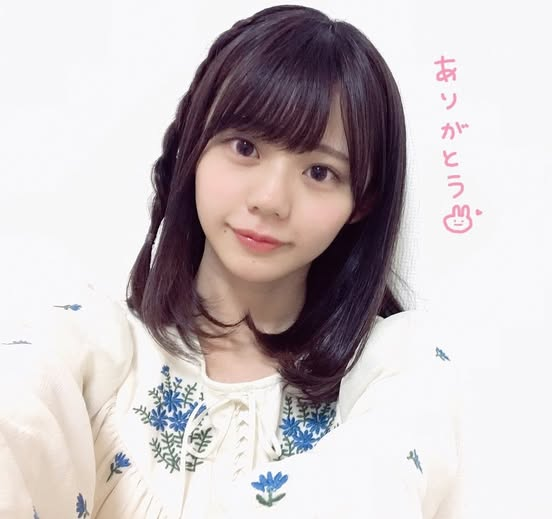
#> input picture Week10/hanekawa_mei.jpg, 552 x 519 px
$ jupyter execute color_space_conversions.ipynb
#> lines starting #> are read from the running program, lines starting #| are printed output that depends on the picture; after the words box and inside, x2 and y2 are one past the last pixel; in counts of white or black regions, pixels touching at a corner belong together; long printed decimals are rounded
# Color Space Conversions
Rayya Syauqi Alulu'i
103012300268

Implementasi konversi warna secara manual antara:
- **RGB ↔ HSV**
- **RGB ↔ CMYK**
- **RGB ↔ YCbCr**

Setiap bagian mencakup:
1. Konversi maju (RGB → color space)
2. Konversi balik (color space → RGB)
3. Visualisasi channel individual

## 1. Import Library

[cell 1]
import numpy as np
import matplotlib.pyplot as plt
import matplotlib.gridspec as gridspec
from PIL import Image
from io import BytesIO

print("Import libraries successfully.")

## 2. Load Colorful Example Image

[cell 2]
def load_example_image():
    """Load a colorful example image from the local directory, fallback to synthetic."""
    try:
        img = Image.open("hanekawa_mei.jpg").convert("RGB")
#> img is the input picture: PIL image 552x519 RGB; mean R, G, B 201.3, 193.2, 194.9
        img = img.resize((256, 256))
#> img: PIL image 256x256 RGB
        return np.array(img, dtype=np.float64) / 255.0
    except Exception:
        pass

    # Fallback: synthetic colorful image
    print("Using synthetic colorful image if local image is not found.")
    h, w = 256, 256
    img = np.zeros((h, w, 3), dtype=np.float64)
    for y in range(h):
        for x in range(w):
            img[y, x, 0] = x / w                      # Red gradient
            img[y, x, 1] = y / h                      # Green gradient
            img[y, x, 2] = 1 - (x + y) / (w + h)     # Blue gradient
    return img

# Load image (values in [0, 1])
img_rgb = load_example_image()

plt.figure(figsize=(5, 5))
plt.imshow(img_rgb)
plt.title("Original RGB Image", fontsize=14)
plt.axis("off")
plt.tight_layout()
plt.show()
print(f"Image shape: {img_rgb.shape}, dtype: {img_rgb.dtype}")
#| Image shape: (256, 256, 3), dtype: float64
print(f"Value range: [{img_rgb.min():.3f}, {img_rgb.max():.3f}]")
#| Value range: [0.000, 1.000]

[cell 3]
# print the matrix of the image
print("Image array (first 5 rows):")
img_rgb

---
## 3. RGB ↔ HSV Conversion

**Formula:**
- **H** (Hue): angle in [0°, 360°]
- **S** (Saturation): in [0, 1]
- **V** (Value): in [0, 1]

Let `R, G, B ∈ [0,1]`, `Cmax = max(R,G,B)`, `Cmin = min(R,G,B)`, `Δ = Cmax - Cmin`

```
V = Cmax
S = 0                   if Cmax == 0
    Δ / Cmax            otherwise

H = 0                   if Δ == 0
    60 × ((G-B)/Δ mod 6) if Cmax == R
    60 × ((B-R)/Δ + 2)   if Cmax == G
    60 × ((R-G)/Δ + 4)   if Cmax == B
```

[cell 4]
def rgb_to_hsv(img):
    """
    Convert RGB image to HSV.
    Input:  img shape (H, W, 3), values in [0, 1]
    Output: hsv shape (H, W, 3)
            H in [0, 360], S in [0, 1], V in [0, 1]
    """
    R, G, B = img[:, :, 0], img[:, :, 1], img[:, :, 2]

    Cmax = np.maximum(np.maximum(R, G), B)
    Cmin = np.minimum(np.minimum(R, G), B)
    delta = Cmax - Cmin

    # Value
    V = Cmax

    # Saturation
    S = np.where(Cmax == 0, 0.0, delta / Cmax)

    # Hue
    eps = 1e-10
    H = np.zeros_like(R)

    mask_r = (Cmax == R) & (delta != 0)
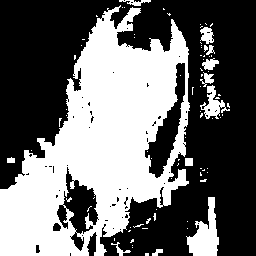
#> mask_r: shape (256, 256) bool; 41.8% white; 82 white regions (70 under 20 px), largest, box (x1, y1, x2, y2) and area: (0, 5, 190, 256) 24960, (186, 197, 219, 256) 1017, (200, 85, 230, 119) 391
    mask_g = (Cmax == G) & (delta != 0)
#> mask_g: shape (256, 256) bool; 3.1% white; 177 white regions (165 under 20 px), largest, box (x1, y1, x2, y2) and area: (67, 202, 99, 237) 498, (154, 173, 174, 212) 202, (74, 183, 97, 198) 140
    mask_b = (Cmax == B) & (delta != 0)
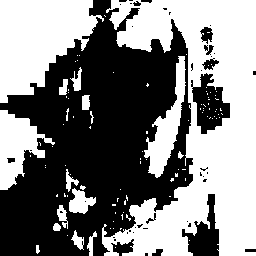
#> mask_b: shape (256, 256) bool; 50.6% white; 45 black regions (32 under 20 px), largest, box (x1, y1, x2, y2) and area: (0, 0, 193, 256) 29047, (191, 73, 230, 134) 1349, (182, 194, 219, 256) 1100

    H[mask_r] = 60.0 * (((G[mask_r] - B[mask_r]) / (delta[mask_r] + eps)) % 6)
    H[mask_g] = 60.0 * (((B[mask_g] - R[mask_g]) / (delta[mask_g] + eps)) + 2)
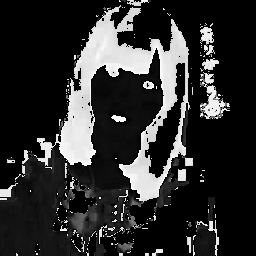
#> H: shape (256, 256) float64; min 0, max 359.3, mean 64.9; drawn with min black and max white
    H[mask_b] = 60.0 * (((R[mask_b] - G[mask_b]) / (delta[mask_b] + eps)) + 4)
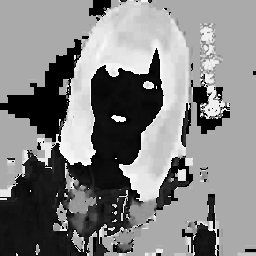
#> H: shape (256, 256) float64; min 0, max 359.3, mean 184.2; drawn with min black and max white

    H = H % 360.0  # Normalize to [0, 360]

    return np.stack([H, S, V], axis=2)


def hsv_to_rgb(img):
    """
    Convert HSV image back to RGB.
    Input:  img shape (H, W, 3), H in [0,360], S,V in [0,1]
    Output: rgb shape (H, W, 3), values in [0, 1]
    """
    H, S, V = img[:, :, 0], img[:, :, 1], img[:, :, 2]

    C = V * S                        # Chroma
    X = C * (1 - np.abs((H / 60.0) % 2 - 1))
    m = V - C

    R1 = np.zeros_like(H)
    G1 = np.zeros_like(H)
    B1 = np.zeros_like(H)

    sectors = [
        ((H >= 0)   & (H < 60),  C, X, np.zeros_like(H)),
        ((H >= 60)  & (H < 120), X, C, np.zeros_like(H)),
        ((H >= 120) & (H < 180), np.zeros_like(H), C, X),
        ((H >= 180) & (H < 240), np.zeros_like(H), X, C),
        ((H >= 240) & (H < 300), X, np.zeros_like(H), C),
        ((H >= 300) & (H < 360), C, np.zeros_like(H), X),
    ]

    for mask, r, g, b in sectors:
        R1[mask] = r[mask]
        G1[mask] = g[mask]
        B1[mask] = b[mask]
#> this loop made 6 passes
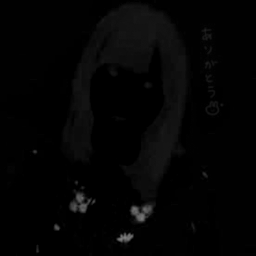
#> B1: shape (256, 256) float64; min 0, max 0.498, mean 0.0179
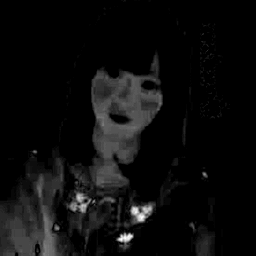
#> G1: shape (256, 256) float64; min 0, max 0.224, mean 0.0114; drawn with min black and max white

    R = np.clip(R1 + m, 0, 1)
    G = np.clip(G1 + m, 0, 1)
    B = np.clip(B1 + m, 0, 1)

    return np.stack([R, G, B], axis=2)


print("HSV conversion functions defined.")

[cell 5]
# Convert RGB → HSV → RGB
img_hsv = rgb_to_hsv(img_rgb)
img_rgb_from_hsv = hsv_to_rgb(img_hsv)

# Reconstruction error
error_hsv = np.mean(np.abs(img_rgb - img_rgb_from_hsv))
#> error_hsv = 9.35e-12
print(f"HSV round-trip mean absolute error: {error_hsv:.6f}")
#| HSV round-trip mean absolute error: 0
print(f"H range: [{img_hsv[:,:,0].min():.1f}, {img_hsv[:,:,0].max():.1f}] degrees")
#| H range: [0.0, 359.3] degrees
print(f"S range: [{img_hsv[:,:,1].min():.3f}, {img_hsv[:,:,1].max():.3f}]")
#| S range: [0.000, 1.000]
print(f"V range: [{img_hsv[:,:,2].min():.3f}, {img_hsv[:,:,2].max():.3f}]")
#| V range: [0.043, 1.000]

# Visualize
fig, axes = plt.subplots(1, 5, figsize=(20, 4))
channel_names = ["H (Hue 0-360°)", "S (Saturation)", "V (Value)"]
cmaps = ["hsv", "gray", "gray"]

axes[0].imshow(img_rgb)
axes[0].set_title("Original RGB", fontsize=12)
axes[0].axis("off")

for i in range(3):
    axes[i + 1].imshow(img_hsv[:, :, i], cmap=cmaps[i],
                       vmin=0, vmax=360 if i == 0 else 1)
    axes[i + 1].set_title(f"HSV - {channel_names[i]}", fontsize=12)
    axes[i + 1].axis("off")

axes[4].imshow(np.clip(img_rgb_from_hsv, 0, 1))
axes[4].set_title(f"Reconstructed RGB\n(MAE={error_hsv:.5f})", fontsize=12)
axes[4].axis("off")

plt.suptitle("RGB ↔ HSV Conversion", fontsize=14, fontweight='bold')
plt.tight_layout()
plt.show()

---
## 4. RGB ↔ CMYK Conversion

**Formula** (R, G, B ∈ [0,1]):

```
K = 1 - max(R, G, B)
C = (1 - R - K) / (1 - K)   if K ≠ 1, else 0
M = (1 - G - K) / (1 - K)   if K ≠ 1, else 0
Y = (1 - B - K) / (1 - K)   if K ≠ 1, else 0

All outputs C, M, Y, K ∈ [0, 1]
```

**Inverse:**
```
R = (1 - C) × (1 - K)
G = (1 - M) × (1 - K)
B = (1 - Y) × (1 - K)
```

[cell 6]
def rgb_to_cmyk(img):
    """
    Convert RGB image to CMYK.
    Input:  img shape (H, W, 3), values in [0, 1]
    Output: cmyk shape (H, W, 4), C, M, Y, K all in [0, 1]
    """
    R, G, B = img[:, :, 0], img[:, :, 1], img[:, :, 2]

    K = 1.0 - np.maximum(np.maximum(R, G), B)
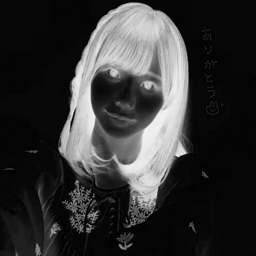
#> K: shape (256, 256) float64; min 0, max 0.957, mean 0.203

    denom = 1.0 - K
    safe = denom > 0
#> safe: shape (256, 256) bool; every value is 1

    C = np.where(safe, (1.0 - R - K) / np.where(safe, denom, 1), 0.0)
    M = np.where(safe, (1.0 - G - K) / np.where(safe, denom, 1), 0.0)
    Y = np.where(safe, (1.0 - B - K) / np.where(safe, denom, 1), 0.0)

    C = np.clip(C, 0, 1)
    M = np.clip(M, 0, 1)
    Y = np.clip(Y, 0, 1)
    K = np.clip(K, 0, 1)

    return np.stack([C, M, Y, K], axis=2)
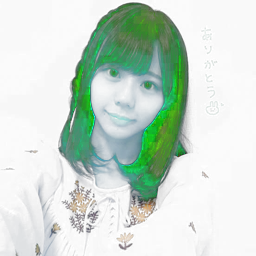
#> returned value: shape (256, 256, 4) float64; mean of channels 0, 1, 2, 3 0.0137, 0.106, 0.0577, 0.203; transparent parts drawn white


def cmyk_to_rgb(img):
    """
    Convert CMYK image back to RGB.
    Input:  img shape (H, W, 4), C, M, Y, K in [0, 1]
    Output: rgb shape (H, W, 3), values in [0, 1]
    """
    C, M, Y, K = img[:, :, 0], img[:, :, 1], img[:, :, 2], img[:, :, 3]

    R = (1.0 - C) * (1.0 - K)
    G = (1.0 - M) * (1.0 - K)
    B = (1.0 - Y) * (1.0 - K)

    return np.clip(np.stack([R, G, B], axis=2), 0, 1)
#> returned value: shape (256, 256, 3) float64


print("CMYK conversion functions defined.")

[cell 7]
# Convert RGB → CMYK → RGB
img_cmyk = rgb_to_cmyk(img_rgb)
img_rgb_from_cmyk = cmyk_to_rgb(img_cmyk)

error_cmyk = np.mean(np.abs(img_rgb - img_rgb_from_cmyk))
#> error_cmyk = 6.86e-18
print(f"CMYK round-trip mean absolute error: {error_cmyk:.6f}")
#| CMYK round-trip mean absolute error: 0
for i, ch in enumerate(["C", "M", "Y", "K"]):
    print(f"{ch} range: [{img_cmyk[:,:,i].min():.3f}, {img_cmyk[:,:,i].max():.3f}]")
#> this loop made 4 passes
#| C range: [0.000, 0.742]
#| M range: [0.000, 1.000]
#| Y range: [0.000, 1.000]
#| K range: [0.000, 0.957]

# Visualize
fig, axes = plt.subplots(1, 6, figsize=(24, 4))
channel_names = ["C (Cyan)", "M (Magenta)", "Y (Yellow)", "K (Key/Black)"]
cmaps_cmyk = ["cyan", "RdPu", "YlOrBr", "gray"]

axes[0].imshow(img_rgb)
axes[0].set_title("Original RGB", fontsize=12)
axes[0].axis("off")

for i in range(4):
    axes[i + 1].imshow(img_cmyk[:, :, i], cmap="gray", vmin=0, vmax=1)
    axes[i + 1].set_title(f"CMYK - {channel_names[i]}", fontsize=12)
    axes[i + 1].axis("off")

axes[5].imshow(img_rgb_from_cmyk)
axes[5].set_title(f"Reconstructed RGB\n(MAE={error_cmyk:.5f})", fontsize=12)
axes[5].axis("off")

plt.suptitle("RGB ↔ CMYK Conversion", fontsize=14, fontweight='bold')
plt.tight_layout()
plt.show()

---
## 5. RGB ↔ YCbCr Conversion

**Formula** (ITU-R BT.601, R, G, B ∈ [0, 1]):

```
Y  =  0.299R  + 0.587G  + 0.114B
Cb = -0.1687R - 0.3313G + 0.5B   + 0.5
Cr =  0.5R    - 0.4187G - 0.0813B + 0.5

Y  ∈ [0, 1]      (Luma)
Cb ∈ [0, 1]      (Blue-difference chroma, shifted by 0.5)
Cr ∈ [0, 1]      (Red-difference chroma, shifted by 0.5)
```

**Inverse:**
```
R = Y + 1.402 × (Cr - 0.5)
G = Y - 0.344136 × (Cb - 0.5) - 0.714136 × (Cr - 0.5)
B = Y + 1.772 × (Cb - 0.5)
```

[cell 8]
def rgb_to_ycbcr(img):
    """
    Convert RGB image to YCbCr (ITU-R BT.601).
    Input:  img shape (H, W, 3), values in [0, 1]
    Output: ycbcr shape (H, W, 3)
            Y in [0, 1], Cb in [0, 1], Cr in [0, 1]
    """
    R, G, B = img[:, :, 0], img[:, :, 1], img[:, :, 2]

    Y  =  0.299   * R + 0.587   * G + 0.114   * B
    Cb = -0.16875 * R - 0.33126 * G + 0.5     * B + 0.5
    Cr =  0.5     * R - 0.41869 * G - 0.08131 * B + 0.5
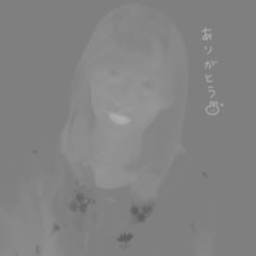
#> Cr: shape (256, 256) float64; min 0.367, max 0.695, mean 0.515

    Y  = np.clip(Y,  0, 1)
    Cb = np.clip(Cb, 0, 1)
    Cr = np.clip(Cr, 0, 1)

    return np.stack([Y, Cb, Cr], axis=2)
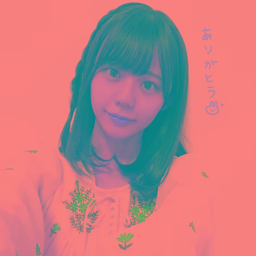
#> returned value: shape (256, 256, 3) float64; mean of channels 0, 1, 2 0.768, 0.498, 0.515; drawn as R, G, B


def ycbcr_to_rgb(img):
    """
    Convert YCbCr image back to RGB.
    Input:  img shape (H, W, 3), Y, Cb, Cr in [0, 1]
    Output: rgb shape (H, W, 3), values in [0, 1]
    """
    Y, Cb, Cr = img[:, :, 0], img[:, :, 1], img[:, :, 2]

    R = Y + 1.402    * (Cr - 0.5)
    G = Y - 0.344136 * (Cb - 0.5) - 0.714136 * (Cr - 0.5)
    B = Y + 1.772    * (Cb - 0.5)

    return np.clip(np.stack([R, G, B], axis=2), 0, 1)


print("YCbCr conversion functions defined.")

[cell 9]
# Convert RGB → YCbCr → RGB
img_ycbcr = rgb_to_ycbcr(img_rgb)
img_rgb_from_ycbcr = ycbcr_to_rgb(img_ycbcr)

error_ycbcr = np.mean(np.abs(img_rgb - img_rgb_from_ycbcr))
#> error_ycbcr = 5.69e-06
print(f"YCbCr round-trip mean absolute error: {error_ycbcr:.6f}")
#| YCbCr round-trip mean absolute error: 6e-06
for i, ch in enumerate(["Y", "Cb", "Cr"]):
    print(f"{ch} range: [{img_ycbcr[:,:,i].min():.3f}, {img_ycbcr[:,:,i].max():.3f}]")
#> this loop made 3 passes
#| Y range: [0.013, 1.000]
#| Cb range: [0.426, 0.678]
#| Cr range: [0.367, 0.695]

# Visualize
fig, axes = plt.subplots(1, 5, figsize=(20, 4))
channel_names = ["Y (Luma)", "Cb (Blue-diff)", "Cr (Red-diff)"]

axes[0].imshow(img_rgb)
axes[0].set_title("Original RGB", fontsize=12)
axes[0].axis("off")

for i in range(3):
    axes[i + 1].imshow(img_ycbcr[:, :, i], cmap="gray", vmin=0, vmax=1)
    axes[i + 1].set_title(f"YCbCr - {channel_names[i]}", fontsize=12)
    axes[i + 1].axis("off")

axes[4].imshow(img_rgb_from_ycbcr)
axes[4].set_title(f"Reconstructed RGB\n(MAE={error_ycbcr:.5f})", fontsize=12)
axes[4].axis("off")

plt.suptitle("RGB ↔ YCbCr Conversion", fontsize=14, fontweight='bold')
plt.tight_layout()
plt.show()

---
## 6. Main Function — Full Pipeline Test

[cell 10]
def main():
    """
    Main function: load image, run all conversions and their inverses,
    verify correctness, and show a comprehensive visualization.
    """
    print("=" * 60)
    print("  COLOR SPACE CONVERSION — FULL PIPELINE TEST")
    print("=" * 60)

    # Load
    img = load_example_image()
    print(f"\nImage loaded: shape={img.shape}")
#| Image loaded: shape=(256, 256, 3)

    # --- HSV ---
    hsv   = rgb_to_hsv(img)
    rgb_h = hsv_to_rgb(hsv)
#> the loop in hsv_to_rgb (call 2), `for mask, r, g, b in sectors:` made 6 passes
    err_h = np.mean(np.abs(img - rgb_h))
#> err_h = 9.35e-12
    print(f"\n[HSV]   Round-trip MAE = {err_h:.8f}  ({'✓ PASS' if err_h < 1e-4 else '✗ FAIL'})")
#| [HSV]   Round-trip MAE = 0  (✓ PASS)

    # --- CMYK ---
    cmyk  = rgb_to_cmyk(img)
    rgb_c = cmyk_to_rgb(cmyk)
    err_c = np.mean(np.abs(img - rgb_c))
#> err_c = 6.86e-18
    print(f"[CMYK]  Round-trip MAE = {err_c:.8f}  ({'✓ PASS' if err_c < 1e-4 else '✗ FAIL'})")
#| [CMYK]  Round-trip MAE = 0  (✓ PASS)

    # --- YCbCr ---
    ycbcr = rgb_to_ycbcr(img)
    rgb_y = ycbcr_to_rgb(ycbcr)
    err_y = np.mean(np.abs(img - rgb_y))
#> err_y = 5.69e-06
    print(f"[YCbCr] Round-trip MAE = {err_y:.8f}  ({'✓ PASS' if err_y < 1e-4 else '✗ FAIL'})")
#| [YCbCr] Round-trip MAE = 5.69e-06  (✓ PASS)

    # --- Comprehensive Visualization ---
    fig = plt.figure(figsize=(22, 14))
    gs = gridspec.GridSpec(4, 6, figure=fig, hspace=0.4, wspace=0.3)

    def show(ax, data, title, cmap="viridis", vmin=None, vmax=None):
        ax.imshow(data, cmap=cmap, vmin=vmin, vmax=vmax)
        ax.set_title(title, fontsize=10)
        ax.axis("off")

    # Row 0: Original
    ax = fig.add_subplot(gs[0, 2:4])
    show(ax, img, "Original RGB", cmap=None)

    # Row 1: HSV
    labels_hsv = ["H (Hue 0-360°)", "S (Saturation)", "V (Value)", "Reconstructed RGB"]
    channels_hsv = [hsv[:,:,0], hsv[:,:,1], hsv[:,:,2], rgb_h]
    cmaps_hsv = ["hsv", "gray", "gray", None]
    vmins_hsv = [0, 0, 0, None]
    vmaxs_hsv = [360, 1, 1, None]
    for i, (data, label, cm, vn, vx) in enumerate(zip(channels_hsv, labels_hsv, cmaps_hsv, vmins_hsv, vmaxs_hsv)):
        ax = fig.add_subplot(gs[1, i + 1])
        show(ax, data, f"HSV: {label}", cm, vn, vx)
#> this loop made 4 passes
#> (label, cm, vn, vx) on passes 1 to 4: ('H (Hue 0-360°)', 'hsv', 0, 360), ('S (Saturation)', 'gray', 0, 1), ('V (Value)', 'gray', 0, 1), ('Reconstructed RGB', None, None, None)

    # Row 2: CMYK
    labels_cmyk = ["C (Cyan)", "M (Magenta)", "Y (Yellow)", "K (Black)", "Reconstructed RGB"]
    channels_cmyk = [cmyk[:,:,0], cmyk[:,:,1], cmyk[:,:,2], cmyk[:,:,3], rgb_c]
    cmaps_cmyk = ["gray"] * 4 + [None]
    for i, (data, label, cm) in enumerate(zip(channels_cmyk, labels_cmyk, cmaps_cmyk)):
        ax = fig.add_subplot(gs[2, i])
        show(ax, data, f"CMYK: {label}", cm, 0 if cm == "gray" else None, 1 if cm == "gray" else None)
#> this loop made 5 passes
    # empty last col
    fig.add_subplot(gs[2, 5]).axis("off")

    # Row 3: YCbCr
    labels_ycbcr = ["Y (Luma)", "Cb (Blue-diff)", "Cr (Red-diff)", "Reconstructed RGB"]
    channels_ycbcr = [ycbcr[:,:,0], ycbcr[:,:,1], ycbcr[:,:,2], rgb_y]
    cmaps_ycbcr = ["gray", "gray", "gray", None]
    for i, (data, label, cm) in enumerate(zip(channels_ycbcr, labels_ycbcr, cmaps_ycbcr)):
        ax = fig.add_subplot(gs[3, i + 1])
        show(ax, data, f"YCbCr: {label}", cm, 0 if cm == "gray" else None, 1 if cm == "gray" else None)
#> this loop made 4 passes

    # Row labels
    for row, label in zip([1, 2, 3], ["HSV", "CMYK", "YCbCr"]):
        ax = fig.add_subplot(gs[row, 0])
        ax.text(0.5, 0.5, label, ha="center", va="center",
                fontsize=16, fontweight="bold",
                transform=ax.transAxes)
        ax.axis("off")

    fig.suptitle("Color Space Conversions — RGB ↔ HSV, CMYK, YCbCr",
                 fontsize=16, fontweight="bold", y=1.01)
    plt.savefig("color_space_summary.png", dpi=100, bbox_inches="tight")
    plt.show()
    print("\nDone! Summary figure saved to /tmp/color_space_summary.png")


# Run
main()

$ run again, with Week10/color_space_summary.png saved as Week10/hanekawa_mei.jpg
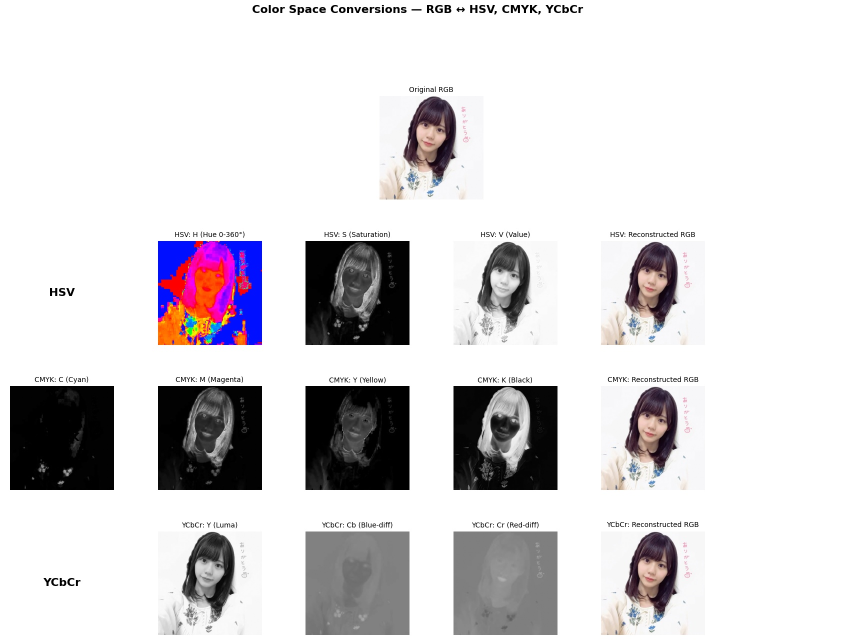
#> input picture Week10/color_space_summary.png, 1725 x 1280 px (shown at 1/2 size)
#> in load_example_image, img is the input picture: PIL image 1725x1280 RGB; mean R, G, B 217.7, 215.1, 217.5
#> img: PIL image 256x256 RGB
#| Image shape: (256, 256, 3), dtype: float64
#| Value range: [0.000, 1.000]
#> in rgb_to_hsv, `mask_r = (Cmax == R) & (delta != 0)`:
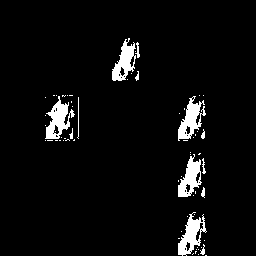
#> mask_r: shape (256, 256) bool; 4.8% white; 64 white regions (51 under 20 px), largest, box (x1, y1, x2, y2) and area: (45, 96, 75, 139) 597, (178, 212, 207, 256) 580, (178, 96, 206, 141) 573
#> mask_g: shape (256, 256) bool; 0.58% white in thin lines or dots, all inside (x1, y1, x2, y2) = (45, 39, 208, 256)
#> mask_b: shape (256, 256) bool; 4.7% white; 73 white regions (59 under 20 px), largest, box (x1, y1, x2, y2) and area: (178, 154, 210, 197) 594, (58, 94, 78, 139) 501, (124, 38, 144, 80) 467
#> the loop in hsv_to_rgb, `for mask, r, g, b in sectors:` made 6 passes
#> error_hsv = 1.14e-12
#| HSV round-trip mean absolute error: 0
#| H range: [0.0, 359.8] degrees
#| S range: [0.000, 1.000]
#| V range: [0.000, 1.000]
#> safe: shape (256, 256) bool; 97.4% white; 57 black regions (46 under 20 px), largest, box (x1, y1, x2, y2) and area: (91, 155, 121, 195) 560, (4, 155, 26, 195) 515, (91, 97, 104, 129) 99
#> error_cmyk = 3.28e-18
#| CMYK round-trip mean absolute error: 0
#> the loop `for i, ch in enumerate(["C", "M", "Y", "K"]):` made 4 passes
#| C range: [0.000, 1.000]
#| M range: [0.000, 1.000]
#| Y range: [0.000, 1.000]
#| K range: [0.000, 1.000]
#> in rgb_to_ycbcr, `return np.stack([Y, Cb, Cr], axis=2)`:
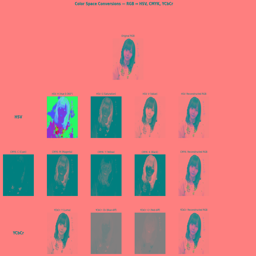
#> returned value: shape (256, 256, 3) float64; mean of channels 0, 1, 2 0.847, 0.503, 0.504; drawn as R, G, B
#> error_ycbcr = 5.27e-06
#| YCbCr round-trip mean absolute error: 5e-06
#> the loop `for i, ch in enumerate(["Y", "Cb", "Cr"]):` made 3 passes
#| Y range: [0.000, 1.000]
#| Cb range: [0.030, 1.000]
#| Cr range: [0.123, 1.000]
#| Image loaded: shape=(256, 256, 3)
#> the loop in hsv_to_rgb (call 2), `for mask, r, g, b in sectors:` made 6 passes
#> err_h = 1.14e-12
#| [HSV]   Round-trip MAE = 0  (✓ PASS)
#> err_c = 3.28e-18
#| [CMYK]  Round-trip MAE = 0  (✓ PASS)
#> err_y = 5.27e-06
#| [YCbCr] Round-trip MAE = 5.27e-06  (✓ PASS)
#> the loop in main, `for i, (data, label, cm, vn, vx) in enumerate(zip(channels_hsv, labels..` made 4 passes
#> (label, cm, vn, vx) on passes 1 to 4: ('H (Hue 0-360°)', 'hsv', 0, 360), ('S (Saturation)', 'gray', 0, 1), ('V (Value)', 'gray', 0, 1), ('Reconstructed RGB', None, None, None)
#> the loop in main, `for i, (data, label, cm) in enumerate(zip(channels_cmyk, labels_cmyk, ..` made 5 passes
#> the loop in main, `for i, (data, label, cm) in enumerate(zip(channels_ycbcr, labels_ycbcr..` made 4 passes
